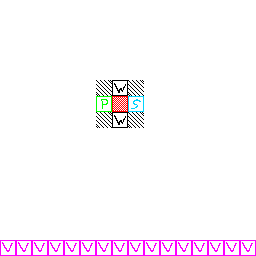

This is a level from a 2D game, rendered from its Tiled map with the project's own tilesets. A one-line summary and the complete map file follow:
An orthogonal 16x16 tile map with 16x16 px tiles, 1 tile layer (Tile Layer 1).

<map version="1.10" tiledversion="1.10.2" orientation="orthogonal" renderorder="right-down" width="16" height="16" tilewidth="16" tileheight="16" infinite="0" nextlayerid="2" nextobjectid="1">
 <tileset firstgid="1" name="concepts" tilewidth="16" tileheight="16" tilecount="256" columns="16">
  <image source="concepts.png" width="256" height="256" />
 </tileset>
 <layer id="1" name="Tile Layer 1" width="16" height="16">
  <data encoding="csv">
20,20,20,20,20,20,20,20,20,20,20,20,20,20,20,20,
20,20,20,20,20,20,20,20,20,20,20,20,20,20,20,20,
20,20,20,20,20,20,20,20,20,20,20,20,20,20,20,20,
20,20,20,20,20,20,20,20,20,20,20,20,20,20,20,20,
20,20,20,20,20,20,20,20,20,20,20,20,20,20,20,20,
20,20,20,20,20,20,19,1,19,20,20,20,20,20,20,20,
20,20,20,20,20,20,2,18,3,20,20,20,20,20,20,20,
20,20,20,20,20,20,19,1,19,20,20,20,20,20,20,20,
20,20,20,20,20,20,20,20,20,20,20,20,20,20,20,20,
20,20,20,20,20,20,20,20,20,20,20,20,20,20,20,20,
20,20,20,20,20,20,20,20,20,20,20,20,20,20,20,20,
20,20,20,20,20,20,20,20,20,20,20,20,20,20,20,20,
20,20,20,20,20,20,20,20,20,20,20,20,20,20,20,20,
20,20,20,20,20,20,20,20,20,20,20,20,20,20,20,20,
20,20,20,20,20,20,20,20,20,20,20,20,20,20,20,20,
5,5,5,5,5,5,5,5,5,5,5,5,5,5,5,5
</data>
 </layer>
</map>